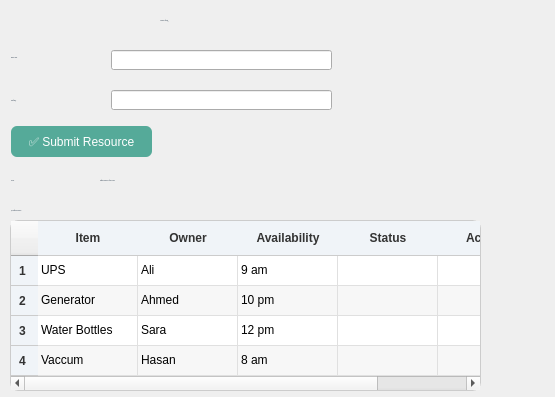
<?xml version="1.0" encoding="UTF-8"?>
<ui version="4.0">
 <class>ResourcePage</class>
 <widget class="QWidget" name="ResourcePage">
  <property name="geometry">
   <rect>
    <x>0</x>
    <y>0</y>
    <width>555</width>
    <height>397</height>
   </rect>
  </property>
  <property name="windowTitle">
   <string>Form</string>
  </property>
  <widget class="QLabel" name="label">
   <property name="geometry">
    <rect>
     <x>160</x>
     <y>10</y>
     <width>161</width>
     <height>21</height>
    </rect>
   </property>
   <property name="font">
    <font>
     <family>“Segoe UI”</family>
     <pointsize>-1</pointsize>
     <italic>false</italic>
     <bold>true</bold>
    </font>
   </property>
   <property name="styleSheet">
    <string notr="true">QLabel {
    color: #345;
    font: 15px “Segoe UI”;
	font:bold;
}</string>
   </property>
   <property name="text">
    <string>🤝 Resource Sharing</string>
   </property>
  </widget>
  <widget class="QLabel" name="label_4">
   <property name="geometry">
    <rect>
     <x>11</x>
     <y>47</y>
     <width>101</width>
     <height>21</height>
    </rect>
   </property>
   <property name="font">
    <font>
     <family>“Segoe UI”</family>
     <pointsize>-1</pointsize>
     <italic>false</italic>
     <bold>true</bold>
    </font>
   </property>
   <property name="styleSheet">
    <string notr="true">QLabel {
    color: #345;
    font: 13px “Segoe UI”;
	font:bold;
}</string>
   </property>
   <property name="text">
    <string>Reource Item:</string>
   </property>
  </widget>
  <widget class="QLineEdit" name="editItem">
   <property name="geometry">
    <rect>
     <x>111</x>
     <y>50</y>
     <width>221</width>
     <height>20</height>
    </rect>
   </property>
  </widget>
  <widget class="QLabel" name="label_5">
   <property name="geometry">
    <rect>
     <x>11</x>
     <y>90</y>
     <width>101</width>
     <height>21</height>
    </rect>
   </property>
   <property name="font">
    <font>
     <family>“Segoe UI”</family>
     <pointsize>-1</pointsize>
     <italic>false</italic>
     <bold>true</bold>
    </font>
   </property>
   <property name="styleSheet">
    <string notr="true">QLabel {
    color: #345;
    font: 13px “Segoe UI”;
	font:bold;
}</string>
   </property>
   <property name="text">
    <string>Availability:</string>
   </property>
  </widget>
  <widget class="QLineEdit" name="editAvailability">
   <property name="geometry">
    <rect>
     <x>111</x>
     <y>90</y>
     <width>221</width>
     <height>20</height>
    </rect>
   </property>
  </widget>
  <widget class="QPushButton" name="btnSubmit">
   <property name="geometry">
    <rect>
     <x>11</x>
     <y>126</y>
     <width>141</width>
     <height>31</height>
    </rect>
   </property>
   <property name="styleSheet">
    <string notr="true">QPushButton{
    background-color: #5a9;
    border: none;
    border-radius: 6px;
    font: 14px “Segoe UI”, bold;
    color: white;
}
QPushButton:hover {
    background-color: #6ba;
}
QPushButton:pressed {
    background-color: #498;
}</string>
   </property>
   <property name="text">
    <string>✅ Submit Resource</string>
   </property>
  </widget>
  <widget class="QLabel" name="label_6">
   <property name="geometry">
    <rect>
     <x>11</x>
     <y>170</y>
     <width>71</width>
     <height>21</height>
    </rect>
   </property>
   <property name="font">
    <font>
     <family>“Segoe UI”</family>
     <pointsize>-1</pointsize>
     <italic>false</italic>
     <bold>true</bold>
    </font>
   </property>
   <property name="styleSheet">
    <string notr="true">QLabel {
    color: #345;
    font: 13px “Segoe UI”;
	font:bold;
}</string>
   </property>
   <property name="text">
    <string>ℹ️Status:</string>
   </property>
  </widget>
  <widget class="QLabel" name="lblStatus">
   <property name="geometry">
    <rect>
     <x>100</x>
     <y>170</y>
     <width>301</width>
     <height>21</height>
    </rect>
   </property>
   <property name="font">
    <font>
     <family>“Segoe UI”</family>
     <pointsize>-1</pointsize>
     <italic>false</italic>
     <bold>true</bold>
    </font>
   </property>
   <property name="styleSheet">
    <string notr="true">QLabel {
    color: #345;
    font: 13px “Segoe UI”;
	font:bold;
}</string>
   </property>
   <property name="text">
    <string>Submit Resource to Check Status</string>
   </property>
  </widget>
  <widget class="QLabel" name="label_8">
   <property name="geometry">
    <rect>
     <x>11</x>
     <y>200</y>
     <width>171</width>
     <height>21</height>
    </rect>
   </property>
   <property name="font">
    <font>
     <family>“Segoe UI”</family>
     <pointsize>-1</pointsize>
     <italic>false</italic>
     <bold>true</bold>
    </font>
   </property>
   <property name="styleSheet">
    <string notr="true">QLabel {
    color: #345;
    font: 13px “Segoe UI”;
	font:bold;
}</string>
   </property>
   <property name="text">
    <string>📦 Availible Resources:</string>
   </property>
  </widget>
  <widget class="QTableWidget" name="tblResources">
   <property name="geometry">
    <rect>
     <x>10</x>
     <y>220</y>
     <width>471</width>
     <height>171</height>
    </rect>
   </property>
   <property name="styleSheet">
    <string notr="true">QTableWidget {
    background-color: #ffffff;
    border: 1px solid #ccc;
    border-radius: 8px;
    gridline-color: #e0e0e0;
    selection-background-color: #a8d5e2;
    selection-color: #003344;
    font: 13px &quot;Segoe UI&quot;, sans-serif;
}

/* Horizontal header */
QHeaderView::section {
    background-color: #f0f4f8;
    color: #333;
    padding: 8px;
    border: none;
    border-bottom: 1px solid #ccc;
    font-weight: bold;
}

/* Vertical header (hide if desired) */
QTableView QHeaderView::verticalHeader {
    background: transparent;
    border: none;
}

/* Rows */
QTableWidget::item {
   /* padding: 6px;*/
}

/* Alternate row coloring */
QTableWidge {
    alternate-background-color: #f9fcff;
}

/* Hover effect */
QTableWidget::item:hover {
    background-color: #d0eef7;
}

/* Selected row */
QTableWidget::item:selected {
    background-color: #a8d5e2;
    color: #003344;
}

/* Remove focus rectangle */
QTableWidget#tblResources::item:focus {
    outline: none;
}</string>
   </property>
   <property name="editTriggers">
    <set>QAbstractItemView::EditTrigger::NoEditTriggers</set>
   </property>
   <property name="alternatingRowColors">
    <bool>true</bool>
   </property>
   <property name="selectionMode">
    <enum>QAbstractItemView::SelectionMode::NoSelection</enum>
   </property>
   <row/>
   <row/>
   <row/>
   <row/>
   <column>
    <property name="text">
     <string>Item</string>
    </property>
   </column>
   <column>
    <property name="text">
     <string>Owner</string>
    </property>
   </column>
   <column>
    <property name="text">
     <string>Availability</string>
    </property>
   </column>
   <column>
    <property name="text">
     <string>Status</string>
    </property>
   </column>
   <column>
    <property name="text">
     <string>Actions</string>
    </property>
   </column>
   <item row="0" column="0">
    <property name="text">
     <string>UPS</string>
    </property>
   </item>
   <item row="0" column="1">
    <property name="text">
     <string>Ali</string>
    </property>
   </item>
   <item row="0" column="2">
    <property name="text">
     <string>9 am</string>
    </property>
   </item>
   <item row="1" column="0">
    <property name="text">
     <string>Generator</string>
    </property>
   </item>
   <item row="1" column="1">
    <property name="text">
     <string>Ahmed</string>
    </property>
   </item>
   <item row="1" column="2">
    <property name="text">
     <string>10 pm</string>
    </property>
   </item>
   <item row="2" column="0">
    <property name="text">
     <string>Water Bottles</string>
    </property>
   </item>
   <item row="2" column="1">
    <property name="text">
     <string>Sara</string>
    </property>
   </item>
   <item row="2" column="2">
    <property name="text">
     <string>12 pm</string>
    </property>
   </item>
   <item row="3" column="0">
    <property name="text">
     <string>Vaccum</string>
    </property>
   </item>
   <item row="3" column="1">
    <property name="text">
     <string>Hasan</string>
    </property>
   </item>
   <item row="3" column="2">
    <property name="text">
     <string>8 am</string>
    </property>
   </item>
  </widget>
 </widget>
 <resources/>
 <connections/>
</ui>
